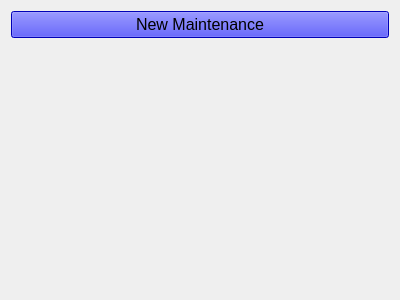
<?xml version="1.0" encoding="UTF-8"?>
<ui version="4.0">
 <class>W_Maintenance_Manager</class>
 <widget class="QWidget" name="W_Maintenance_Manager">
  <property name="geometry">
   <rect>
    <x>0</x>
    <y>0</y>
    <width>400</width>
    <height>300</height>
   </rect>
  </property>
  <property name="windowTitle">
   <string>Form</string>
  </property>
  <layout class="QGridLayout" name="gridLayout_2">
   <item row="0" column="0">
    <widget class="QPushButton" name="b_new_maintenance">
     <property name="font">
      <font>
       <pointsize>12</pointsize>
      </font>
     </property>
     <property name="styleSheet">
      <string notr="true">background-color: blue</string>
     </property>
     <property name="text">
      <string>New Maintenance</string>
     </property>
     <property name="icon">
      <iconset resource="../resources/icons.qrc">
       <normaloff>:/assets/vcs-added.svg</normaloff>:/assets/vcs-added.svg</iconset>
     </property>
    </widget>
   </item>
   <item row="1" column="0">
    <widget class="W_Tile_View" name="tile_view" native="true"/>
   </item>
  </layout>
 </widget>
 <customwidgets>
  <customwidget>
   <class>W_Tile_View</class>
   <extends>QWidget</extends>
   <header>w_tile_view.h</header>
   <container>1</container>
  </customwidget>
 </customwidgets>
 <resources>
  <include location="../resources/icons.qrc"/>
 </resources>
 <connections/>
</ui>
